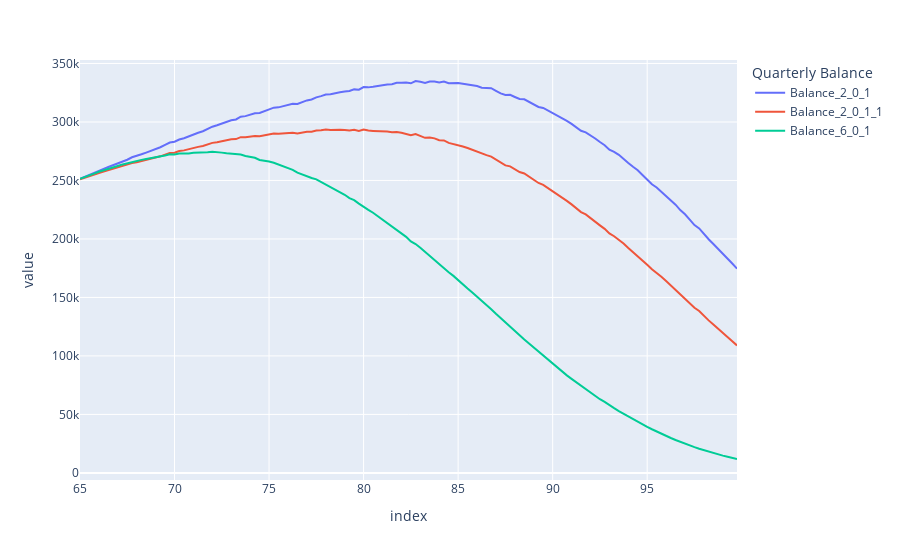

The cell this chart's notebook holds for it:
### Code cell
pd.options.plotting.backend = "plotly"

fig = quarterly_bal_median_6.iloc[:,range(1, len(quarterly_bal_median_6.columns))].plot()
fig.update_layout(legend=dict(title="Quarterly Balance")) 
#plotly.offline.plot(fig, filename='./annual_balance_general_6pct_stock.html')

### Figure 1 — Plotly figure (JSON) as saved in the notebook; plotly's stock layout.template omitted (floating-point values rounded to 4 significant figures; data arrays with more than 128 entries replaced by an {"elided": "..."} marker saying what was removed)
{"data": [{"hovertemplate": "variable=Balance_2_0_1<br>index=%{x}<br>value=%{y}<extra></extra>", "legendgroup": "Balance_2_0_1", "line": {"color": "#636efa", "dash": "solid"}, "marker": {"symbol": "circle"}, "mode": "lines", "name": "Balance_2_0_1", "orientation": "v", "showlegend": true, "type": "scatter", "x": {"elided": "140 float values"}, "xaxis": "x", "y": {"elided": "140 float values"}, "yaxis": "y"}, {"hovertemplate": "variable=Balance_2_0_1_1<br>index=%{x}<br>value=%{y}<extra></extra>", "legendgroup": "Balance_2_0_1_1", "line": {"color": "#EF553B", "dash": "solid"}, "marker": {"symbol": "circle"}, "mode": "lines", "name": "Balance_2_0_1_1", "orientation": "v", "showlegend": true, "type": "scatter", "x": {"elided": "140 float values"}, "xaxis": "x", "y": {"elided": "140 float values"}, "yaxis": "y"}, {"hovertemplate": "variable=Balance_6_0_1<br>index=%{x}<br>value=%{y}<extra></extra>", "legendgroup": "Balance_6_0_1", "line": {"color": "#00cc96", "dash": "solid"}, "marker": {"symbol": "circle"}, "mode": "lines", "name": "Balance_6_0_1", "orientation": "v", "showlegend": true, "type": "scatter", "x": {"elided": "140 float values"}, "xaxis": "x", "y": {"elided": "140 float values"}, "yaxis": "y"}], "layout": {"autosize": true, "legend": {"title": {"text": "Quarterly Balance"}, "tracegroupgap": 0}, "margin": {"t": 60}, "xaxis": {"anchor": "y", "autorange": true, "domain": [0, 1], "range": [65, 99.75], "title": {"text": "index"}, "type": "linear"}, "yaxis": {"anchor": "x", "autorange": true, "domain": [0, 1], "range": [-6057.0, 353000.0], "title": {"text": "value"}, "type": "linear"}}}
